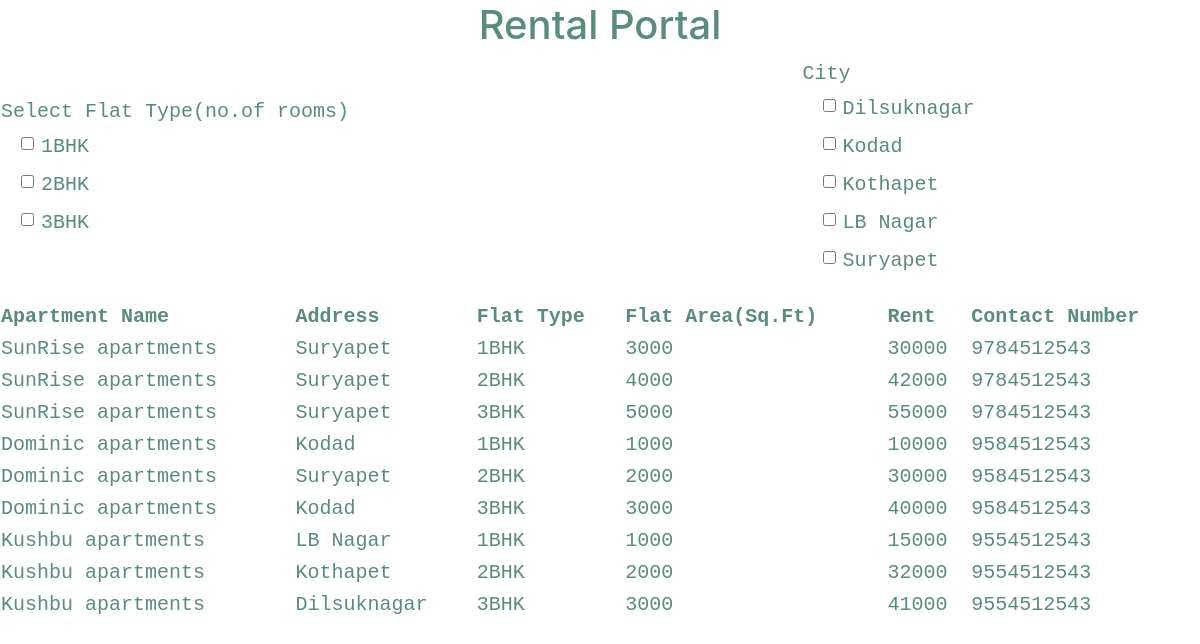
The page / on the database its author committed.
### tables this page shows
CREATE TABLE IF NOT EXISTS `rentaldetails` (
  `name` varchar(30) NOT NULL,
  `ownername` varchar(10) NOT NULL,
  `address` varchar(50) NOT NULL,
  `flattype` varchar(5) NOT NULL,
  `flatarea` int(10) NOT NULL,
  `rent` int(10) NOT NULL,
  `phonenumber` varchar(10) NOT NULL
);

### index.php (the view, shortened to what this page needs)
<?php
include 'include/header.php';
?>
<?php
 include_once 'include/dbconnection.php';
?>
<link rel="stylesheet" href="include/style.css">
 <h1> Rental Portal </h1>
 <link rel="stylesheet" href="include/style.css">
 <body>
 <div>
 <table>
 <tr>
 <td>
 <h6> Select Flat Type(no.of rooms) </h6>
 <ul>
 <?php
 $sql = "SELECT DISTINCT flattype FROM rentaldetails ORDER BY flattype";
 $result = $conn->query($sql);
 while($row = $result->fetch_assoc()){
	 ?>
	 <li>
	 <div>
	 <label>
	 <input type="checkbox" class="form-check-input product_check" value="<?= $row['flattype']; ?>" id = "flattype"> <?= $row['flattype']; ?>
	 </label>
	 </div>
	 </li>
 <?php } ?>
 </ul>
 </td>
 <td>
 <h6> City </h6>
 <ul>
 <?php
 $sql = "SELECT DISTINCT address FROM rentaldetails ORDER BY address";
 $result = $conn->query($sql);
 while($row = $result->fetch_assoc()){
	 ?>
	 <li>
	 <div>
	 <label>
	 <input type="checkbox" class="form-check-input product_check" value="<?= $row['address']; ?>" id = "address"> <?= $row['address']; ?>
	 </label>
	 </div>
	 </li>
 <?php } ?>
 </ul>
 </td>
 </tr>
 </table>
 </div>
 <div>
<table>
 <tr>
 <th>Apartment Name</th>
 <th>Address</th>
 <th>Flat Type</th>
 <th>Flat Area(Sq.Ft)</th>
 <th>Rent</th>
 <th>Contact Number</th>
 </tr>
 <div id = "result">
 <?php
 $sql="SELECT * FROM rentaldetails";
 $result=$conn->query($sql);
 while($row=$result->fetch_assoc()){
	 ?>
	 <div>
	 <tr>
	 <td> <?= $row['name']; ?> </td>
	 <td> <?= $row['address']; ?> </td>
    <td> <?= $row['flattype']; ?> </td>
	<td> <?= $row['flatarea']; ?> </td>
	<td> <?= $row['rent']; ?> </td>
	<td> <?= $row['phonenumber']; ?> </td>
</tr>
</div>
 <?php } ?>
 </div>
</table>
</div>
 </body>
 <?php include 'include/footer.php';?>

### include/header.php (shortened to what this page needs)
<!DOCTYPE html>
<html>
<head>
<link rel="stylesheet" href="https://maxcdn.bootstrapcdn.com/bootstrap/4.4.1/css/bootstrap.min.css">

### include/footer.php (shortened to what this page needs)
</body></html>

### include/style.css (style rules this page uses)
table { border-collapse:collapse; width:100%; color:#588c7e; font-family:monospace; font-size:20px; text-align:left; }
h1 { border-radius:5px; padding:1px; margin-bottom:1px; height:60px; color:#588c7e; text-align:center; }
h6 { font-size:20px }

### rows shown on the page
rentaldetails: name "SunRise apartments", address "Suryapet", flattype "1BHK", flatarea "3000", rent "30000", phonenumber "9784512543"
rentaldetails: name "SunRise apartments", address "Suryapet", flattype "2BHK", flatarea "4000", rent "42000", phonenumber "9784512543"
rentaldetails: name "SunRise apartments", address "Suryapet", flattype "3BHK", flatarea "5000", rent "55000", phonenumber "9784512543"
rentaldetails: name "Dominic apartments", address "Kodad", flattype "1BHK", flatarea "1000", rent "10000", phonenumber "9584512543"
rentaldetails: name "Dominic apartments", address "Suryapet", flattype "2BHK", flatarea "2000", rent "30000", phonenumber "9584512543"
rentaldetails: name "Dominic apartments", address "Kodad", flattype "3BHK", flatarea "3000", rent "40000", phonenumber "9584512543"
rentaldetails: name "Kushbu apartments", address "LB Nagar", flattype "1BHK", flatarea "1000", rent "15000", phonenumber "9554512543"
rentaldetails: name "Kushbu apartments", address "Kothapet", flattype "2BHK", flatarea "2000", rent "32000", phonenumber "9554512543"
rentaldetails: name "Kushbu apartments", address "Dilsuknagar", flattype "3BHK", flatarea "3000", rent "41000", phonenumber "9554512543"

### other values the page prints
$row['flattype'] "1BHK"
$row['flattype'] "2BHK"
$row['flattype'] "3BHK"
$row['address'] "Dilsuknagar"
$row['address'] "Kodad"
$row['address'] "Kothapet"
$row['address'] "LB Nagar"
$row['address'] "Suryapet"
